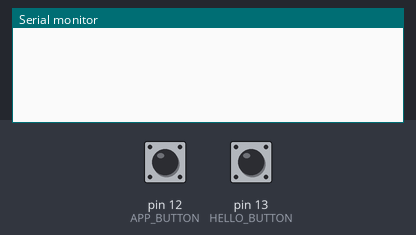
Simulated run of this sketch. Board: Arduino Uno, built with avr-gcc and run on an emulated ATmega328P. Shown: the last lines printed to the serial monitor. Inputs (shaded band) come from the test bench; at power-on: pin 12 (APP_BUTTON) LOW, pin 13 (HELLO_BUTTON) LOW.

Above: at 1.2 s.
1.3 s: pin 12 (APP_BUTTON) pulled HIGH for 0.15 s
At 1.7 s:
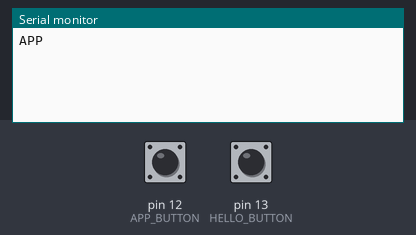
2.9 s: pin 13 (HELLO_BUTTON) pulled HIGH for 0.15 s
At 4.1 s:
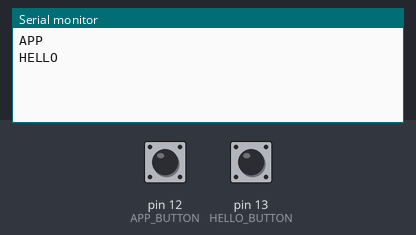

Measured:
- after the input at 1.3 s, the serial monitor: prints a new line at once (image 1)
- after the input at 2.9 s, the serial monitor: prints a new line at once (image 2)

The sketch:

peripherals.ino
```cpp
const int HELLO_BUTTON = 13;
const int APP_BUTTON = 12;

int oldHelloButtonVal = 0;
int helloButtonState = 0;

int oldAppButtonVal = 0;
int appButtonState = 0;

void setup() {
  Serial.begin(9600);
  pinMode(HELLO_BUTTON, INPUT);
  pinMode(APP_BUTTON, INPUT);
}

void loop() {
  checkHelloButton();
  checkAppButton();
}

void checkHelloButton() {
  int buttonVal = digitalRead(HELLO_BUTTON);
  if ((buttonVal == HIGH) && (oldHelloButtonVal == LOW)) {
    int buttonState = 1 - helloButtonState;
    Serial.println("HELLO");
  }
  oldHelloButtonVal = buttonVal;
}

void checkAppButton() {
  int buttonVal = digitalRead(APP_BUTTON);
  if ((buttonVal == HIGH) && (oldAppButtonVal == LOW)) {
    int buttonState = 1 - appButtonState;
    Serial.println("APP");
  }
  oldAppButtonVal = buttonVal;
}
```
